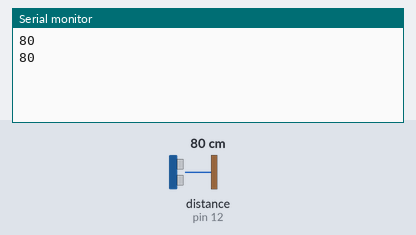
Simulated run of this sketch. Board: Arduino Uno, built with avr-gcc and run on an emulated ATmega328P. Parts: the last lines printed to the serial monitor. The test bench sets the inputs (shaded band); at power-on: distance to the obstacle (sensor on pin 12) 80 cm. The echo pulse lasts 58.3 µs per cm.

Above: at 2.2 s.
2.3 s: distance to the obstacle (sensor on pin 12) set to 2 cm
At 3.6 s:
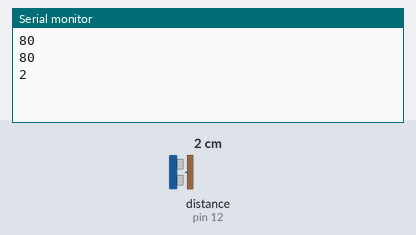
3.8 s: distance to the obstacle (sensor on pin 12) set to 4 cm
At 4.9 s:
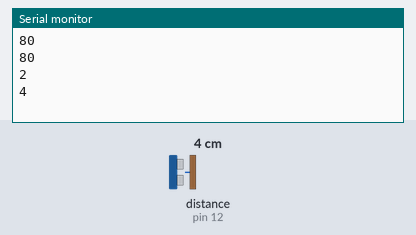
Timing chart, 0 to 6.8 s (numbered marks = the images above; inputs shaded):
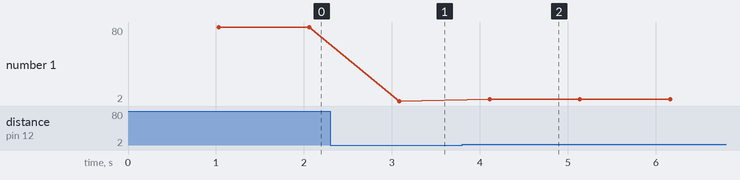

Measured:
- after the input at 2.3 s, the serial monitor: prints a new line after 0.79 s (image 1)
- after the input at 3.8 s, the serial monitor: prints a new line after 0.31 s (image 2)
- plotted number 1: 80 → 2 after the input at 2.3 s, 2 → 4 after the input at 3.8 s

The sketch:

ultrasonic.ino
```cpp
//Include the code library for the sensor
#include "SR04.h"
//Declare pins
int pinTrig = 12;
int pinEcho = 11;

//Create sensor object
SR04 sensor = SR04(pinEcho, pinTrig);

//Variable for distance measurments
long distance;
void setup() {
  // put your setup code here, to run once:
  Serial.begin(9600);
  delay(1000);// 1 second
}

void loop() {
  // put your main code here, to run repeatedly:
  distance = sensor.Distance();
  Serial.println(distance);
  delay(1000);
}
```
